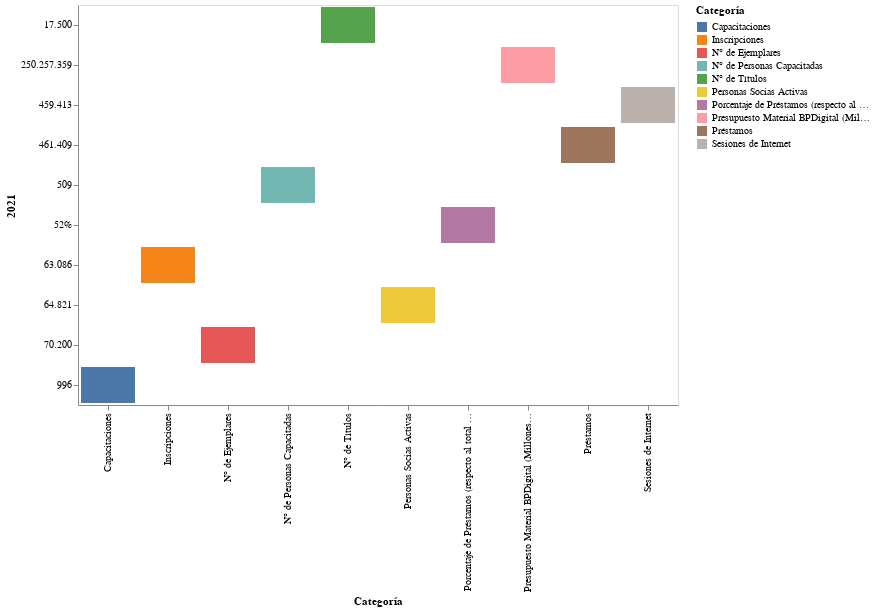

The notebook cell saved with this chart:
### Code cell
import pandas as pd
import altair as alt
chart2 = alt.Chart(df).mark_bar().encode(
    x='Categoría',
    y='2021',
    color='Categoría',
    tooltip=['2021', 'Categoría']
).properties(
    width=600,
    height=400
).interactive()
display(chart2)

### Figure 1 — Vega-Lite specification as saved in the notebook (floating-point values rounded to 4 significant figures)
{"config": {"view": {"continuousWidth": 400, "continuousHeight": 300}}, "data": {"name": "data-7c93afaa3376c81c51f6369815a57d10"}, "mark": "bar", "encoding": {"color": {"field": "Categoría", "type": "nominal"}, "tooltip": [{"field": "2021", "type": "nominal"}, {"field": "Categoría", "type": "nominal"}], "x": {"field": "Categoría", "type": "nominal"}, "y": {"field": "2021", "type": "nominal"}}, "height": 400, "selection": {"selector010": {"type": "interval", "bind": "scales", "encodings": ["x", "y"]}}, "width": 600, "$schema": "https://vega.github.io/schema/vega-lite/v4.17.0.json", "datasets": {"data-7c93afaa3376c81c51f6369815a57d10": [{"Categoría": "Personas Socias Activas", "2019": "75.172", "2020": "86.523", "2021": "64.821", "2022": "58.580", "2023": "64.634"}, {"Categoría": "Capacitaciones", "2019": "43.251", "2020": "4.291", "2021": "996", "2022": "5.995", "2023": "14.190"}, {"Categoría": "N° de Personas Capacitadas", "2019": "18.784", "2020": "2.166", "2021": "509", "2022": "2.889", "2023": "7.273"}, {"Categoría": "Préstamos", "2019": "393.890", "2020": "573.949", "2021": "461.409", "2022": "415.223", "2023": "401.250"}, {"Categoría": "Porcentaje de Préstamos (respecto al total nacional)", "2019": "No aplica", "2020": "No aplica", "2021": "52%", "2022": "29%", "2023": "22%"}, {"Categoría": "Sesiones de Internet", "2019": "2.774.317", "2020": "987.753", "2021": "459.413", "2022": "709.314", "2023": "945.557"}, {"Categoría": "Inscripciones", "2019": "79.346", "2020": "89.403", "2021": "63.086", "2022": "71.614", "2023": "66.880"}, {"Categoría": "N° de Ejemplares ", "2019": "65.000", "2020": "70.000", "2021": "70.200", "2022": "75.000", "2023": "80.000"}, {"Categoría": "N° de Títulos", "2019": "17.772", "2020": "17.600", "2021": "17.500", "2022": "17.800", "2023": "20.000"}, {"Categoría": "Presupuesto Material BPDigital (Millones de Pesos)", "2019": "No aplica", "2020": "No aplica", "2021": "250.257.359", "2022": "249.445.395", "2023": "185.022.310"}]}}
